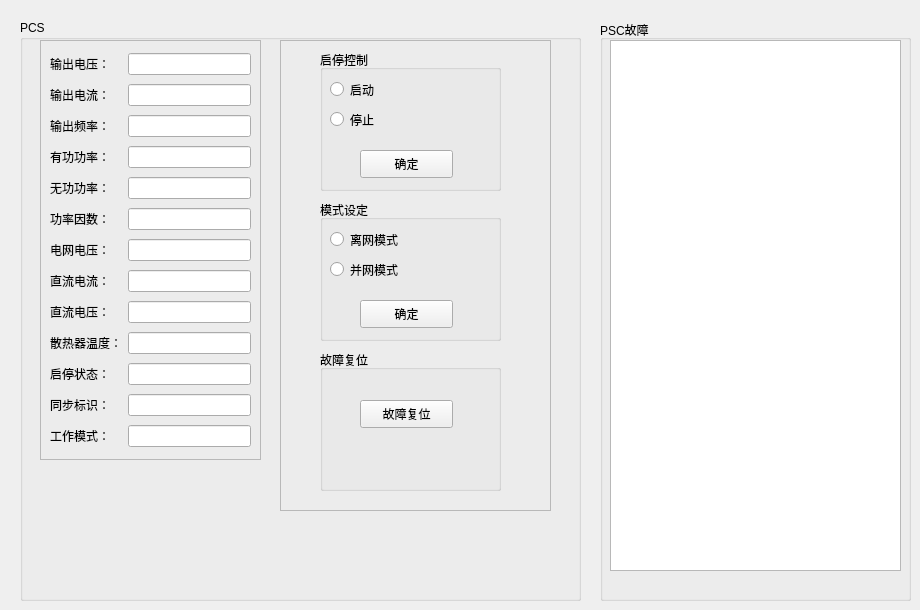
    <widget class="QWidget" name="tab_2">
     <attribute name="title">
      <string>PCS参数</string>
     </attribute>
     <widget class="QGroupBox" name="groupBox_25">
      <property name="geometry">
       <rect>
        <x>20</x>
        <y>20</y>
        <width>561</width>
        <height>581</height>
       </rect>
      </property>
      <property name="title">
       <string>PCS</string>
      </property>
      <widget class="QFrame" name="frame">
       <property name="geometry">
        <rect>
         <x>20</x>
         <y>20</y>
         <width>221</width>
         <height>420</height>
        </rect>
       </property>
       <property name="frameShape">
        <enum>QFrame::StyledPanel</enum>
       </property>
       <property name="frameShadow">
        <enum>QFrame::Raised</enum>
       </property>
       <layout class="QGridLayout" name="gridLayout_31">
        <item row="0" column="0">
         <widget class="QLabel" name="label_54">
          <property name="text">
           <string>输出电压：</string>
          </property>
         </widget>
        </item>
        <item row="0" column="1">
         <widget class="QLineEdit" name="pcs_val_1"/>
        </item>
        <item row="1" column="0">
         <widget class="QLabel" name="label_55">
          <property name="text">
           <string>输出电流：</string>
          </property>
         </widget>
        </item>
        <item row="1" column="1">
         <widget class="QLineEdit" name="pcs_val_2"/>
        </item>
        <item row="2" column="0">
         <widget class="QLabel" name="label_56">
          <property name="text">
           <string>输出频率：</string>
          </property>
         </widget>
        </item>
        <item row="2" column="1">
         <widget class="QLineEdit" name="pcs_val_3"/>
        </item>
        <item row="3" column="0">
         <widget class="QLabel" name="label_57">
          <property name="text">
           <string>有功功率：</string>
          </property>
         </widget>
        </item>
        <item row="3" column="1">
         <widget class="QLineEdit" name="pcs_val_4"/>
        </item>
        <item row="4" column="0">
         <widget class="QLabel" name="label_58">
          <property name="text">
           <string>无功功率：</string>
          </property>
         </widget>
        </item>
        <item row="4" column="1">
         <widget class="QLineEdit" name="pcs_val_5"/>
        </item>
        <item row="5" column="0">
         <widget class="QLabel" name="label_59">
          <property name="text">
           <string>功率因数：</string>
          </property>
         </widget>
        </item>
        <item row="5" column="1">
         <widget class="QLineEdit" name="pcs_val_6"/>
        </item>
        <item row="6" column="0">
         <widget class="QLabel" name="label_60">
          <property name="text">
           <string>电网电压：</string>
          </property>
         </widget>
        </item>
        <item row="6" column="1">
         <widget class="QLineEdit" name="pcs_val_7"/>
        </item>
        <item row="7" column="0">
         <widget class="QLabel" name="label_61">
          <property name="text">
           <string>直流电流：</string>
          </property>
         </widget>
        </item>
        <item row="7" column="1">
         <widget class="QLineEdit" name="pcs_val_8"/>
        </item>
        <item row="8" column="0">
         <widget class="QLabel" name="label_62">
          <property name="text">
           <string>直流电压：</string>
          </property>
         </widget>
        </item>
        <item row="8" column="1">
         <widget class="QLineEdit" name="pcs_val_9"/>
        </item>
        <item row="9" column="0">
         <widget class="QLabel" name="label_63">
          <property name="text">
           <string>散热器温度：</string>
          </property>
         </widget>
        </item>
        <item row="9" column="1">
         <widget class="QLineEdit" name="pcs_val_10"/>
        </item>
        <item row="10" column="0">
         <widget class="QLabel" name="label_64">
          <property name="text">
           <string>启停状态：</string>
          </property>
         </widget>
        </item>
        <item row="10" column="1">
         <widget class="QLineEdit" name="pcs_val_11"/>
        </item>
        <item row="11" column="0">
         <widget class="QLabel" name="label_65">
          <property name="text">
           <string>同步标识：</string>
          </property>
         </widget>
        </item>
        <item row="11" column="1">
         <widget class="QLineEdit" name="pcs_val_12"/>
        </item>
        <item row="12" column="0">
         <widget class="QLabel" name="label_66">
          <property name="text">
           <string>工作模式：</string>
          </property>
         </widget>
        </item>
        <item row="12" column="1">
         <widget class="QLineEdit" name="pcs_val_13"/>
        </item>
       </layout>
      </widget>
      <widget class="QFrame" name="frame_2">
       <property name="geometry">
        <rect>
         <x>260</x>
         <y>20</y>
         <width>271</width>
         <height>471</height>
        </rect>
       </property>
       <property name="frameShape">
        <enum>QFrame::StyledPanel</enum>
       </property>
       <property name="frameShadow">
        <enum>QFrame::Raised</enum>
       </property>
       <widget class="QGroupBox" name="groupBox_26">
        <property name="geometry">
         <rect>
          <x>40</x>
          <y>160</y>
          <width>181</width>
          <height>141</height>
         </rect>
        </property>
        <property name="title">
         <string>模式设定</string>
        </property>
        <widget class="QRadioButton" name="pcs_offnet_model">
         <property name="geometry">
          <rect>
           <x>10</x>
           <y>30</y>
           <width>115</width>
           <height>19</height>
          </rect>
         </property>
         <property name="text">
          <string>离网模式</string>
         </property>
        </widget>
        <widget class="QRadioButton" name="pcs_onnet_model">
         <property name="geometry">
          <rect>
           <x>10</x>
           <y>60</y>
           <width>115</width>
           <height>19</height>
          </rect>
         </property>
         <property name="text">
          <string>并网模式</string>
         </property>
        </widget>
        <widget class="QPushButton" name="btn_netchange_confirm">
         <property name="geometry">
          <rect>
           <x>40</x>
           <y>100</y>
           <width>93</width>
           <height>28</height>
          </rect>
         </property>
         <property name="text">
          <string>确定</string>
         </property>
        </widget>
       </widget>
       <widget class="QGroupBox" name="groupBox_27">
        <property name="geometry">
         <rect>
          <x>40</x>
          <y>10</y>
          <width>181</width>
          <height>141</height>
         </rect>
        </property>
        <property name="title">
         <string>启停控制</string>
        </property>
        <widget class="QRadioButton" name="pcs_on">
         <property name="geometry">
          <rect>
           <x>10</x>
           <y>30</y>
           <width>115</width>
           <height>19</height>
          </rect>
         </property>
         <property name="text">
          <string>启动</string>
         </property>
        </widget>
        <widget class="QRadioButton" name="pcs_off">
         <property name="geometry">
          <rect>
           <x>10</x>
           <y>60</y>
           <width>115</width>
           <height>19</height>
          </rect>
         </property>
         <property name="text">
          <string>停止</string>
         </property>
        </widget>
        <widget class="QPushButton" name="btn_state_confirm">
         <property name="geometry">
          <rect>
           <x>40</x>
           <y>100</y>
           <width>93</width>
           <height>28</height>
          </rect>
         </property>
         <property name="text">
          <string>确定</string>
         </property>
        </widget>
       </widget>
       <widget class="QPushButton" name="btn_clear">
        <property name="geometry">
         <rect>
          <x>80</x>
          <y>360</y>
          <width>93</width>
          <height>28</height>
         </rect>
        </property>
        <property name="text">
         <string>故障复位</string>
        </property>
       </widget>
       <widget class="QGroupBox" name="groupBox_29">
        <property name="geometry">
         <rect>
          <x>40</x>
          <y>310</y>
          <width>181</width>
          <height>141</height>
         </rect>
        </property>
        <property name="title">
         <string>故障复位</string>
        </property>
       </widget>
       <zorder>groupBox_29</zorder>
       <zorder>btn_clear</zorder>
       <zorder>groupBox_26</zorder>
       <zorder>groupBox_27</zorder>
      </widget>
     </widget>
     <widget class="QGroupBox" name="groupBox_28">
      <property name="geometry">
       <rect>
        <x>600</x>
        <y>20</y>
        <width>311</width>
        <height>581</height>
       </rect>
      </property>
      <property name="title">
       <string>PSC故障</string>
      </property>
      <widget class="QTextEdit" name="pcs_mistakes">
       <property name="geometry">
        <rect>
         <x>10</x>
         <y>20</y>
         <width>291</width>
         <height>531</height>
        </rect>
       </property>
      </widget>
     </widget>
    </widget>
